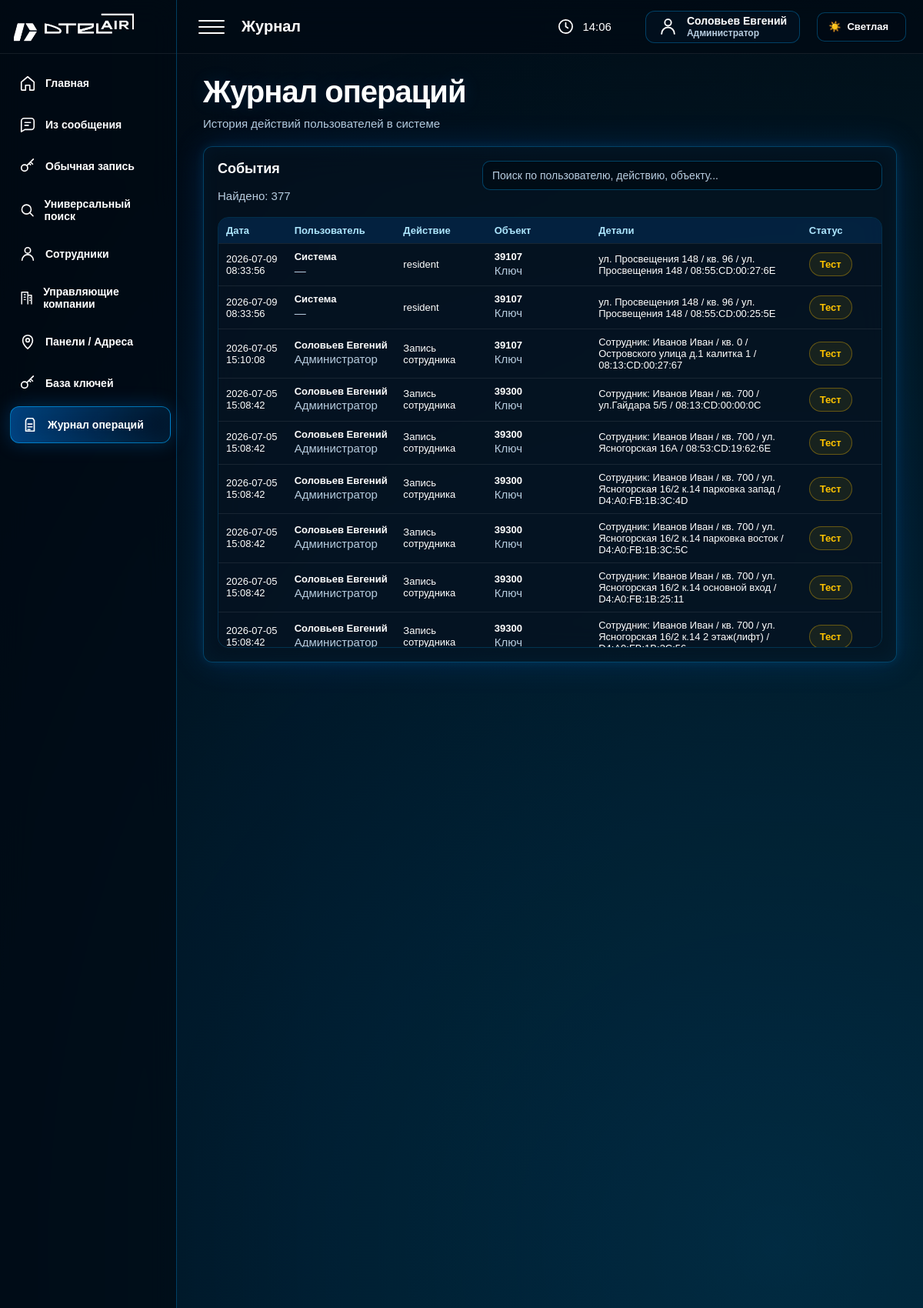
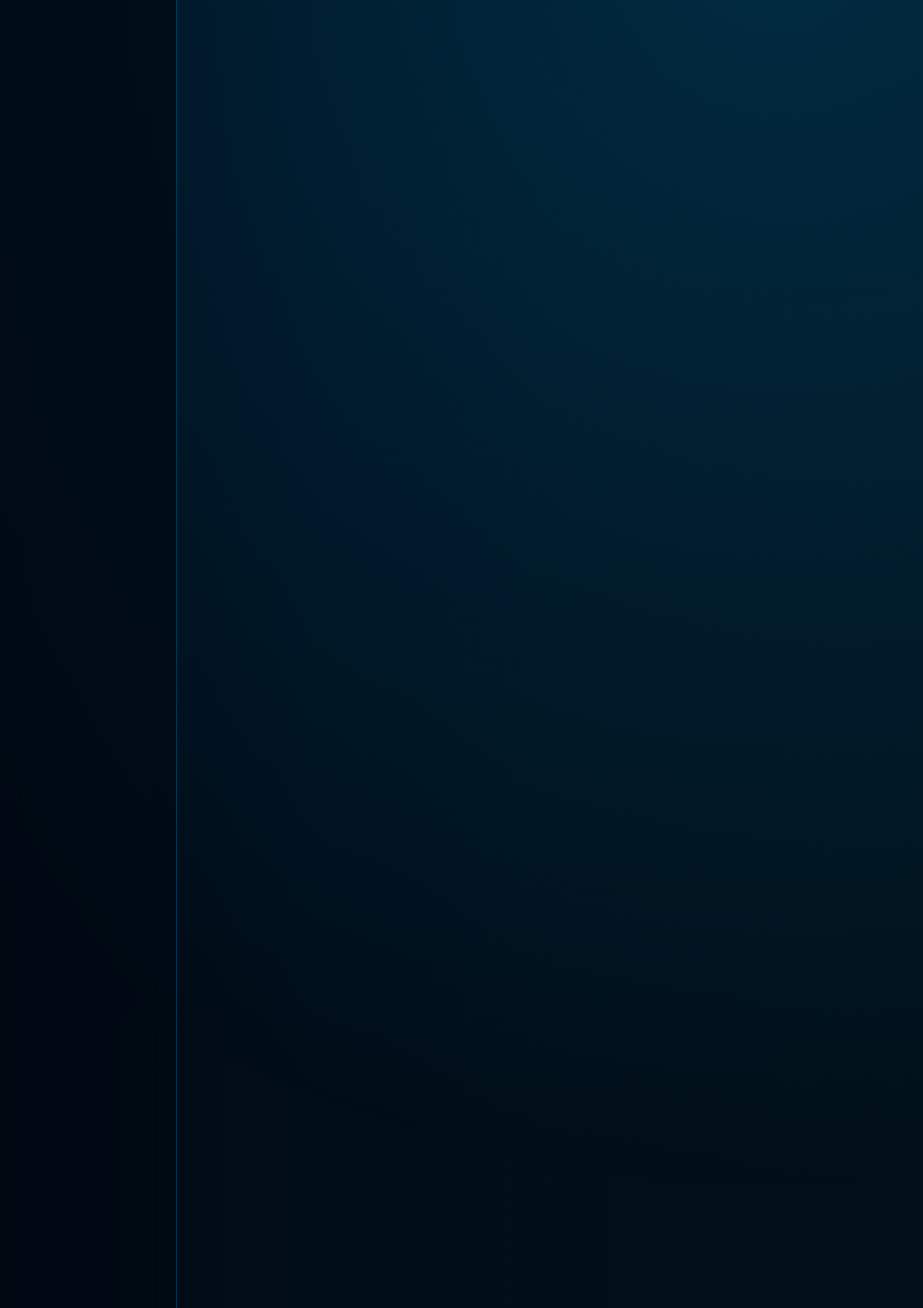
/log (signed in, upper part), run on the app's committed database (2 pictures, top to bottom).
### tables this page shows
CREATE TABLE operation_log (
            id INTEGER PRIMARY KEY AUTOINCREMENT,
            mode TEXT NOT NULL,
            printed_number TEXT DEFAULT '',
            hex_value TEXT NOT NULL,
            flat_num TEXT DEFAULT '',
            mac TEXT NOT NULL,
            panel_name TEXT DEFAULT '',
            status TEXT NOT NULL,
            response TEXT DEFAULT '',
            created_at TEXT DEFAULT CURRENT_TIMESTAMP
        , address TEXT DEFAULT '', apartment TEXT DEFAULT '', username TEXT DEFAULT '', user_full_name TEXT DEFAULT '', user_role TEXT DEFAULT '', action TEXT DEFAULT '', object_type TEXT DEFAULT '', object_name TEXT DEFAULT '', details TEXT DEFAULT '', ip_address TEXT DEFAULT '');

### app/routers/log.py (the view)
@router.get("/log", response_class=HTMLResponse)
def log_page(request: Request):
    return templates.TemplateResponse(
        "log.html",
        {
            "request": request,
            "rows": get_last_operations(),
        },
    )

### app/templates/log.html (shortened to what this page needs)
{% extends 'base.html' %}
{% block page_name %}Журнал{% endblock %}
{% block content %}
<div class="hero-title">
    <h1>Журнал операций</h1>
    <p class="subtitle">История действий пользователей в системе</p>
</div>
<div class="panel log-panel">
    <div class="panel-list-head">
        <div>
            <h2>События</h2>
            <p class="subtitle">
                Найдено: <span id="logFound">{{ rows|length }}</span>
            </p>
        </div>
        <div class="panel-search">
            <input
                type="text"
                id="logSearch"
                placeholder="Поиск по пользователю, действию, объекту..."
                autocomplete="off"
            >
        </div>
    </div>
    <div class="table-scroll log-scroll">
        <table id="logTable">
            <thead>
            <tr>
                <th>Дата</th>
                <th>Пользователь</th>
                <th>Действие</th>
                <th>Объект</th>
                <th>Детали</th>
                <th>Статус</th>
            </tr>
            </thead>
            <tbody>
            {% for r in rows %}
            <tr>
                <td>{{ r.created_at }}</td>
                <td>
                    <b>{{ r.user_name }}</b><br>
                    <span class="subtitle">{{ r.user_role_name }}</span>
                </td>
                <td>{{ r.action_name }}</td>
                <td>
                    <b>{{ r.object_name_view }}</b><br>
                    <span class="subtitle">{{ r.object_type_view }}</span>
                </td>
                <td>{{ r.details_view }}</td>
                <td>
                    {% if r.status_name == 'Ошибка' or r.status_name == 'Ошибка CRM' %}
                        <span class="badge error">{{ r.status_name }}</span>
                    {% elif r.status_name == 'Тест' %}
                        <span class="badge dry-run">{{ r.status_name }}</span>
                    {% else %}
                        <span class="badge success">{{ r.status_name }}</span>
                    {% endif %}
                </td>
            </tr>
            {% endfor %}
            </tbody>
        </table>
    </div>
</div>
{% endblock %}

### app/static/css/base.css (style rules this page uses)
* { box-sizing: border-box; }
:root { --sidebar-width: 230px; --bg-color: #02111a; --text: #ffffff; --text-strong: #ffffff; --muted: #b8cde0; --panel: rgba(6, 20, 34, 0.58); --panel-strong: rgba(0, 10, 20, 0.72); --line: rgba(0, 170, 255, 0.32); --line-soft: rgba(0, 170, 255, 0.20); --soft: rgba(255, 255, 255, 0.08); --blue: #00aaff; --blue-2: #0b8fff; --green: #2cff9a; --red: #ff4a5f; --yellow: #ffc400; --field-bg: rgba(0, 10, 20, 0.72); --field-text: #ffffff; --field-border: rgba(0, 170, 255, 0.34); --hover-bg: rgba(0, 170, 255, 0.08); --hover-text: #ffffff; --shadow-panel: inset 0 0 24px rgba(0,170,255,.05), 0 0 14px rgba(0,170,255,.12), 0 0 42px rgba(0,120,255,.18); }
html, body { margin: 0; min-height: 100%; font-family: Arial, Helvetica, sans-serif; color: var(--text); background: linear-gradient( 90deg, rgba(0, 8, 17, 0.90) 0%, rgba(0, 12, 25, 0.62) 34%, rgba(0, 12, 25, 0.25) 66%, rgba(0, 12, 25, 0.04) 100% ), linear-gradient( 180deg, rgba(0, 8, 17, 0.08), rgba(0, 8, 17, 0.35) ), url("/static/img/hero.png") right center / contain fixed no-repeat; background-color: var(--bg-color); }
body::before { content: ""; position: fixed; inset: 0; pointer-events: none; background: radial-gradient(circle at 84% 18%, rgba(0, 170, 255, 0.18), transparent 22%), radial-gradient(circle at 76% 74%, rgba(0, 150, 255, 0.12), transparent 28%), radial-gradient(circle at 95% 52%, rgba(0, 190, 255, 0.08), transparent 20%); z-index: 0; }
h1 { margin: 0 0 10px; color: var(--text-strong); font-size: 40px; line-height: 1.05; font-weight: 900; letter-spacing: -1px; text-shadow: 0 0 24px rgba(0, 140, 255, 0.16); }
h2 { margin: 0 0 14px; color: var(--text-strong); font-size: 18px; }
p { margin: 0; }
.subtitle { margin: 0; color: var(--muted); font-size: 15px; line-height: 1.45; }
.badge { display: inline-flex; align-items: center; justify-content: center; padding: 7px 13px; border-radius: 999px; font-size: 13px; font-weight: 800; }
.badge.dry-run { color: var(--yellow); background: rgba(255, 196, 0, 0.08); border: 1px solid rgba(255, 196, 0, 0.35); }

### app/static/css/layout.css (style rules this page uses)
.hero-title { margin-bottom: 18px; }

### app/static/css/components.css (style rules this page uses)
.panel, .card { background: var(--panel); color: var(--text); border: 1px solid var(--line); border-radius: 12px; backdrop-filter: blur(22px); box-shadow: var(--shadow-panel); transition: 0.22s; }
.panel { padding: 18px; }
.panel-head, .panel-list-head, .panels-head { display: flex; align-items: flex-start; justify-content: space-between; gap: 18px; flex-wrap: wrap; margin-bottom: 16px; }
.panel-search { width: min(520px, 100%); min-width: 280px; margin: 0; }
.panel-search input { width: 100%; margin: 0; }

### app/static/css/forms.css (style rules this page uses)
input, textarea, select { width: 100%; min-height: 38px; margin-bottom: 10px; padding: 8px 12px; border-radius: 10px; outline: none; color: var(--field-text); background: var(--field-bg); border: 1px solid var(--field-border); font-size: 14px; transition: background .2s, color .2s, border-color .2s, box-shadow .2s; }
input::placeholder, textarea::placeholder { color: var(--muted); }

### app/static/css/tables.css (style rules this page uses)
table { width: 100%; border-collapse: collapse; overflow: hidden; border-radius: 14px; background: var(--panel); color: var(--text); border: 1px solid var(--line-soft); }
th, td { padding: 9px 10px; text-align: left; font-size: 13px; border-bottom: 1px solid var(--soft); transition: 0.18s; }
th { color: #aee7ff; background: rgba(0, 116, 220, 0.17); }
td { color: var(--text); }

### app/static/css/scroll.css (style rules this page uses)
.custom-scroll, .table-scroll, .employee-panel-list, .employees-cards-grid, .employee-panel-list-grid, .preview-panel-list, .uk-panel-list { scrollbar-width: thin; scrollbar-color: rgba(0, 170, 255, .55) rgba(0, 10, 20, .45); }
.table-scroll { width: 100%; max-height: 430px; overflow: auto; border-radius: 14px; border: 1px solid var(--line-soft); }
.table-scroll table { border: none; border-radius: 0; }
.table-scroll th { position: sticky; top: 0; z-index: 3; }

### app/static/css/pages/keys_log.css (style rules this page uses)
.log-scroll { max-height: 560px; overflow: auto; }
.log-scroll table { color: var(--text); }

### data on the page
operation_log: created_at "2026-07-09 08:33:56", user_name "Система", user_role_name "—", action_name "resident", object_name_view "39107", object_type_view "Ключ", details_view "ул. Просвещения 148 / кв. 96 / ул. Просвещения 148 / 08:55:CD:00:27:6E", status_name "Тест"
operation_log: created_at "2026-07-09 08:33:56", user_name "Система", user_role_name "—", action_name "resident", object_name_view "39107", object_type_view "Ключ", details_view "ул. Просвещения 148 / кв. 96 / ул. Просвещения 148 / 08:55:CD:00:25:5E", status_name "Тест"
operation_log: created_at "2026-07-05 15:10:08", user_name "Соловьев Евгений", user_role_name "Администратор", action_name "Запись сотрудника", object_name_view "39107", object_type_view "Ключ", details_view "Сотрудник: Иванов Иван / кв. 0 / Островского улица д.1 калитка 1 / 08:13:CD:00:27:67", status_name "Тест"
operation_log: created_at "2026-07-05 15:08:42", user_name "Соловьев Евгений", user_role_name "Администратор", action_name "Запись сотрудника", object_name_view "39300", object_type_view "Ключ", details_view "Сотрудник: Иванов Иван / кв. 700 / ул.Гайдара 5/5 / 08:13:CD:00:00:0C", status_name "Тест"
operation_log: created_at "2026-07-05 15:08:42", user_name "Соловьев Евгений", user_role_name "Администратор", action_name "Запись сотрудника", object_name_view "39300", object_type_view "Ключ", details_view "Сотрудник: Иванов Иван / кв. 700 / ул. Ясногорская 16А / 08:53:CD:19:62:6E", status_name "Тест"
operation_log: created_at "2026-07-05 15:08:42", user_name "Соловьев Евгений", user_role_name "Администратор", action_name "Запись сотрудника", object_name_view "39300", object_type_view "Ключ", details_view "Сотрудник: Иванов Иван / кв. 700 / ул. Ясногорская 16/2 к.14 парковка запад / D4:A0:FB:1B:3C:4D", status_name "Тест"
operation_log: created_at "2026-07-05 15:08:42", user_name "Соловьев Евгений", user_role_name "Администратор", action_name "Запись сотрудника", object_name_view "39300", object_type_view "Ключ", details_view "Сотрудник: Иванов Иван / кв. 700 / ул. Ясногорская 16/2 к.14 парковка восток / D4:A0:FB:1B:3C:5C", status_name "Тест"
operation_log: created_at "2026-07-05 15:08:42", user_name "Соловьев Евгений", user_role_name "Администратор", action_name "Запись сотрудника", object_name_view "39300", object_type_view "Ключ", details_view "Сотрудник: Иванов Иван / кв. 700 / ул. Ясногорская 16/2 к.14 основной вход / D4:A0:FB:1B:25:11", status_name "Тест"
operation_log: created_at "2026-07-05 15:08:42", user_name "Соловьев Евгений", user_role_name "Администратор", action_name "Запись сотрудника", object_name_view "39300", object_type_view "Ключ", details_view "Сотрудник: Иванов Иван / кв. 700 / ул. Ясногорская 16/2 к.14 2 этаж(лифт) /…", status_name "Тест"

### other printed values
{{ current_user(request)["full_name"] }} "Соловьев Евгений"
{{ rows|length }} "377"
